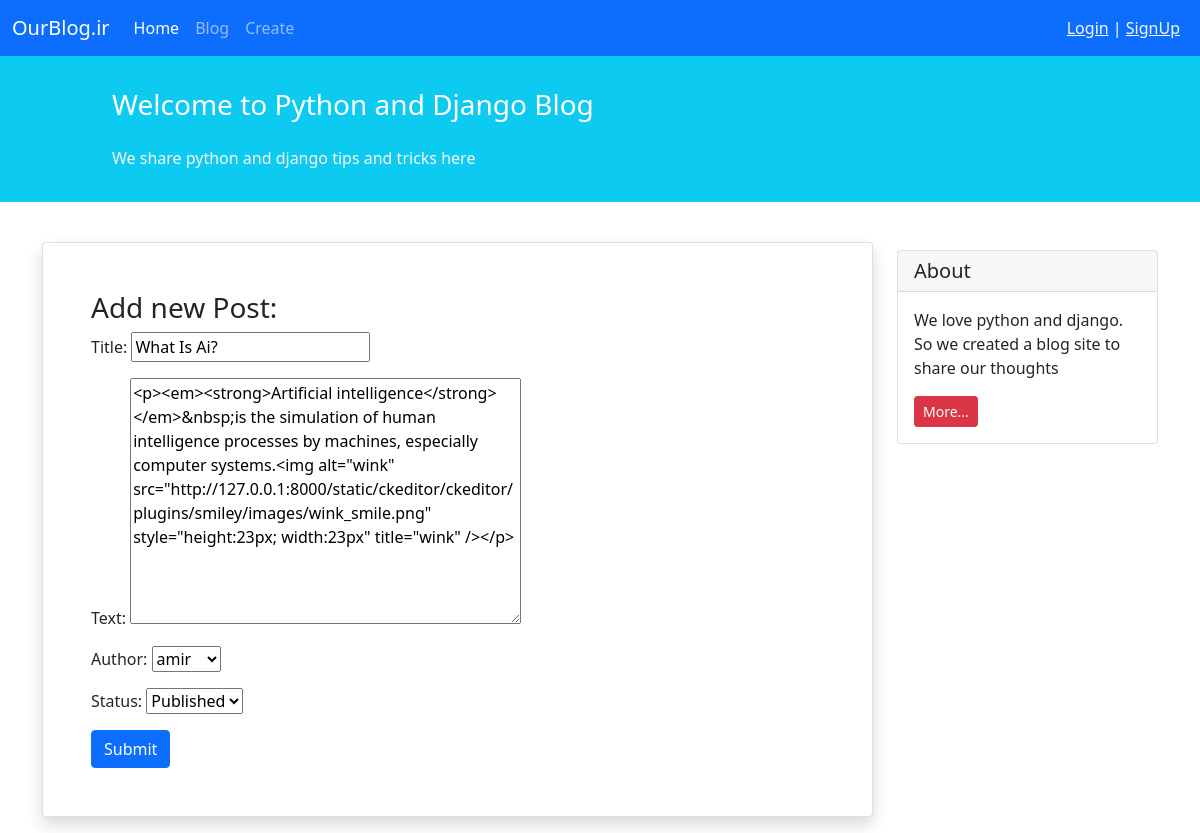
Page /blog/1/edit/ on the committed database.
### blog/models.py (models this page shows, shortened)
class Post(models.Model):
    STATUS_CHOICES = (
        ('pub', 'Published'),
        ('drf', 'Draft'),
    )
    title = models.CharField(max_length=100)
    text = RichTextField()
    author = models.ForeignKey('auth.User', on_delete=models.CASCADE)
    datetime_created = models.DateTimeField(auto_now_add=True)
    datetime_modified = models.DateTimeField(auto_now=True)
    status = models.CharField(choices=STATUS_CHOICES, max_length=3)

### blog/views.py (the view)
# urls.py: path('<int:pk>/edit/', PostEditView.as_view(), name='post_edit'),
class PostEditView(generic.UpdateView):
    model = Post
    form_class = PostForm
    template_name = 'blog/post_create.html'

### blog/forms.py
class PostForm(forms.ModelForm):
    class Meta:
        model = Post
        fields = ['title', 'text', 'author', 'status']

### blog/templates/blog/post_create.html (shortened to what this page needs)
{% extends '_base.html' %}
{% block content %}
    <div class="container mt-4">
        <div class="row">
            <div class="col-9">
                <div class="card shadow my-3 p-5">
                    <h3>Add new Post:</h3>
                    <form method="POST">
                        {{ form.as_p }}
                        <button type="submit" class="btn btn-primary">Submit</button>
                    </form>
                </div>
            </div>
            <div class="col-3">
                <div class="card my-4">
                    <h5 class="card-header">About</h5>
                    <div class="card-body">
                        <p class="card-text">We love python and django. So we created a blog site to share our
                            thoughts</p>
                        <a href="#"
                           class="btn btn-sm btn-danger">
                            More...
                        </a>
                    </div>
                </div>
            </div>
        </div>
    </div>
{% endblock content %}

### rows in the picture
Post: title "What Is Ai?", text "<p><em><strong>Artificial intelligence</strong></em>&nbsp;is the simulation of human intelligence processes by machines, especially computer systems.<img alt=\"wink\" src=\"http://127.0.0.1:8000/static/ckeditor/ckeditor/plugins/smiley/images/wink_smile.png\" style=\"height:23px; width:23px\" title=\"wink\" /></p>", author "amir", status "Published"
